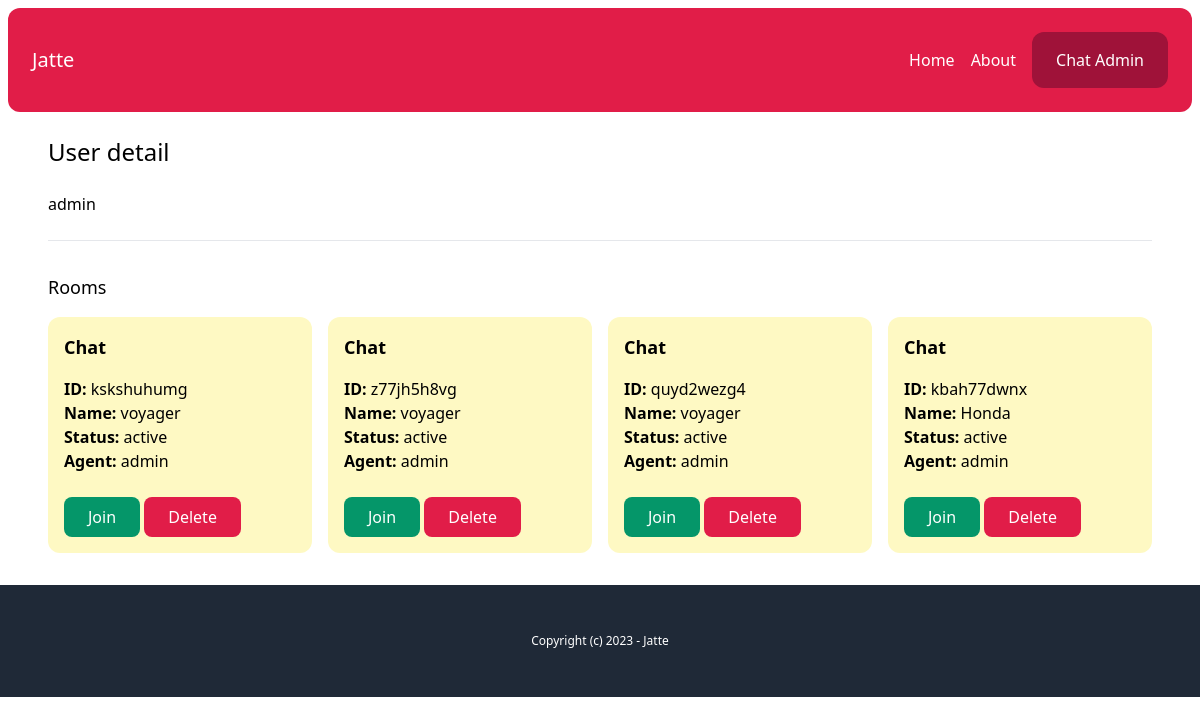
Page /chat-admin/users/6aaf5a42-7c56-4b12-afab-a7e29df4ad82/ (signed in) on the earlier database version.
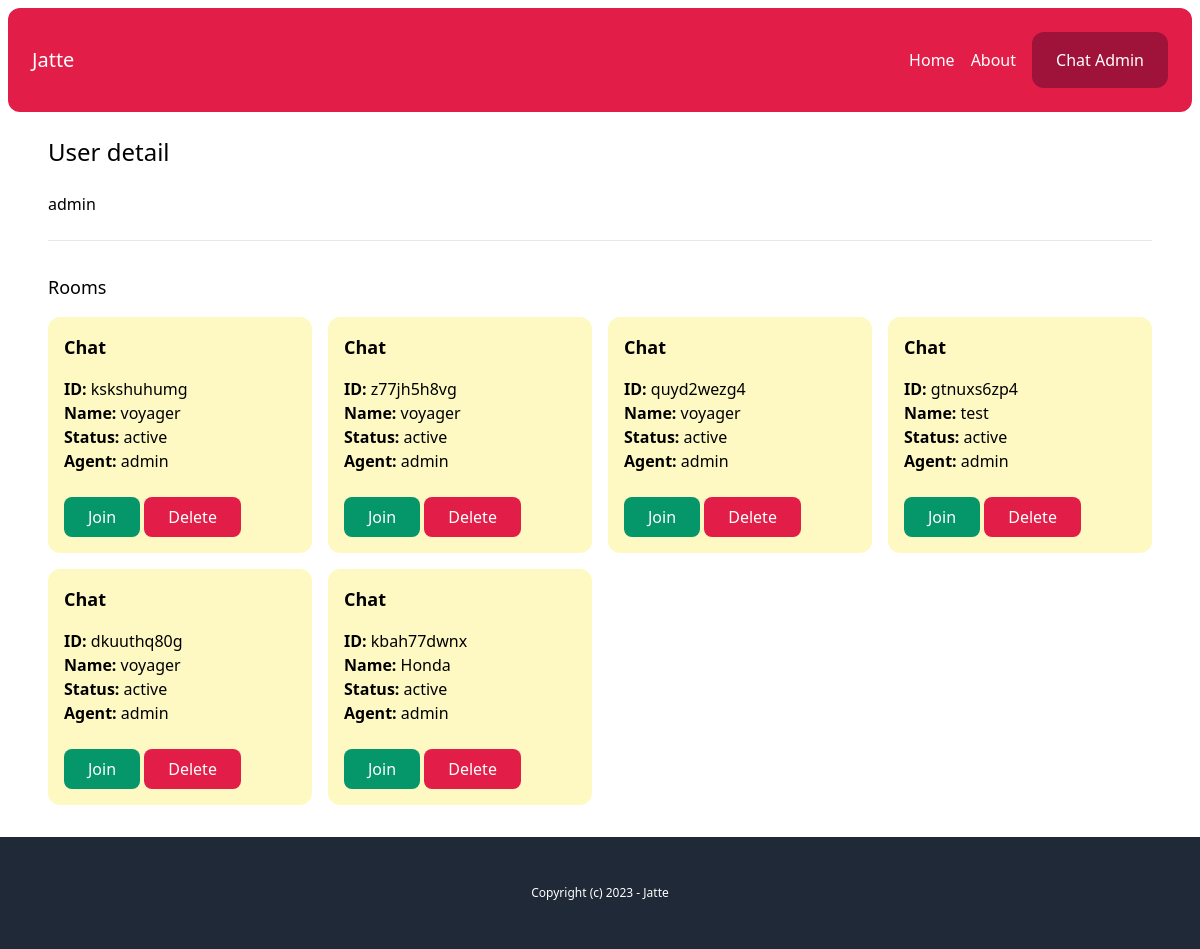
Same page on the later database version.
### chat/models.py (models this page shows, shortened)
class Room(models.Model):
    WAITING = "waiting"
    ACTIVE = "active"
    CLOSED = "closed"
    CHOICES_STATUS = [(WAITING, "Waiting"), (ACTIVE, "Active"), (CLOSED, "Closed")]
    uuid = models.CharField(max_length=255)
    client = models.CharField(max_length=255)
    agent = models.ForeignKey(
        User, related_name="rooms", blank=True, null=True, on_delete=models.SET_NULL
    )
    messages = models.ManyToManyField(Message, blank=True)
    url = models.CharField(max_length=255, blank=True, null=True)
    status = models.CharField(max_length=20, choices=CHOICES_STATUS, default=WAITING)
    created_at = models.DateTimeField(auto_now_add=True)
    class Meta:
        ordering: ["-created_at"]

### account/models.py (models this page shows)
class User(AbstractBaseUser, PermissionsMixin):
    AGENT = 'agent'
    MANAGER = 'manager'
    ROLES_CHOICES = (
        (AGENT, 'Agent'),
        (MANAGER, 'Manager'),
    )
    id = models.UUIDField(primary_key=True, default=uuid.uuid4, editable=False)
    email = models.EmailField(unique=True)
    name = models.CharField(max_length=255, blank=True, default='')
    role = models.CharField(max_length=20, choices=ROLES_CHOICES, default=AGENT)
    is_active = models.BooleanField(default=True)
    is_superuser = models.BooleanField(default=False)
    is_staff = models.BooleanField(default=False)
    date_joined = models.DateTimeField(default=timezone.now)
    last_login = models.DateTimeField(blank=True, null=True)
    objects = CustomUserManager()
    USERNAME_FIELD = 'email'
    EMAIL_FIELD = 'email'
    REQUIRED_FIELDS = ['name']

### chat/views.py (the view)
# urls.py: path("chat-admin/users/<uuid:uuid>/", views.user_detail, name="user_detail"),
@login_required
def user_detail(request, uuid):
    user = User.objects.get(pk=uuid)
    rooms = user.rooms.all()
    return render(
        request,
        "chat/user_detail.html",
        {
            "user": user,
            "rooms": rooms,
        },
    )

### chat/templates/chat/user_detail.html
{% extends 'core/base.html' %} {% block content %}
<h1 class="mb-6 text-2xl">User detail</h1>
{{ user.name }}
<hr class="my-6" />
<div class="mt-8">
  <h2 class="mb-4 text-lg">Rooms</h2>
  {% include 'chat/partials/room_list.html' %}
</div>
{% endblock %}

### chat/templates/chat/partials/room_list.html
<div class="grid grid-cols-4 gap-4">
  {% for room in rooms %}
  <div
    class="p-4 rounded-xl {% if room.status == 'waiting' %} bg-emerald-100 {% elif room.status == 'active' %} bg-yellow-100 {% else%} bg-gray-100 {% endif %}"
  >
    <h3 class="mb-4 text-lg font-semibold">Chat</h3>
    <p>
      <b>ID: </b> {{ room.uuid }} <br />
      <b>Name: </b> {{ room.client }} <br />
      <b>Status: </b> {{ room.status }} <br />
      <b>Agent: </b> {% firstof room.agent.name 'None yet...' %} <br />
    </p>
    <a
      href="{%  url 'chat:room' room.uuid %}"
      class="mt-6 inline-block py-2 px-6 bg-emerald-600 text-white rounded-lg"
      >Join</a
    >
    <a
      href="{%  url 'chat:delete_room' room.uuid %}"
      class="mt-6 inline-block py-2 px-6 bg-rose-600 text-white rounded-lg"
      >Delete</a
    >
  </div>
  {% endfor %}
</div>

Differences in the rows shown:
now on this page (row edited): Room: uuid "gtnuxs6zp4", client "test", status "active", agent.name "admin"
now on this page (row edited): Room: uuid "dkuuthq80g", client "voyager", status "active", agent.name "admin"
